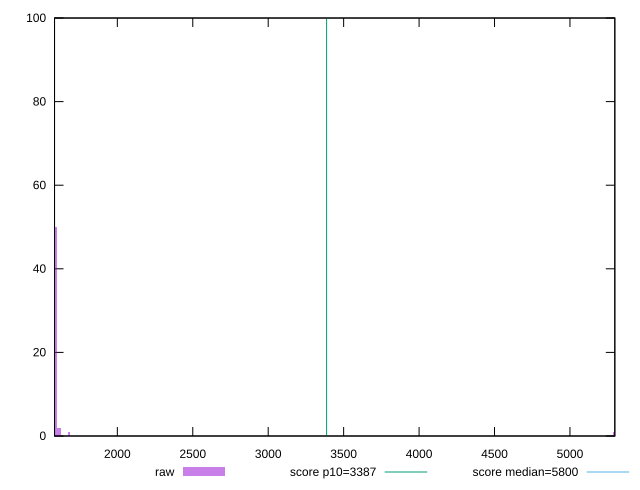

The script that saved this image:
reset

$raw <<EOF
5291.741695774737 1
1595.7056144475366 50
1609.3441239727292 2
1582.067104922344 44
1622.9826334979218 2
1677.5366715986925 1
EOF

set key outside below
set boxwidth 13.638509525192621
set xrange [1583.7735000000002:5297.388519884111]
set yrange [0:100]
set trange [0:100]
set style fill transparent solid 0.5 noborder

set parametric
set terminal svg size 640, 490 enhanced background rgb 'white'
set output "report_00017_2021-02-10T15-08-03.406Z/speed-index/samples/pages+cached+noadtech+nomedia+nocss/raw/histogram.svg"

plot $raw title "raw" with boxes, \
     3387,t title "score p10=3387", \
     5800,t title "score median=5800"

reset
